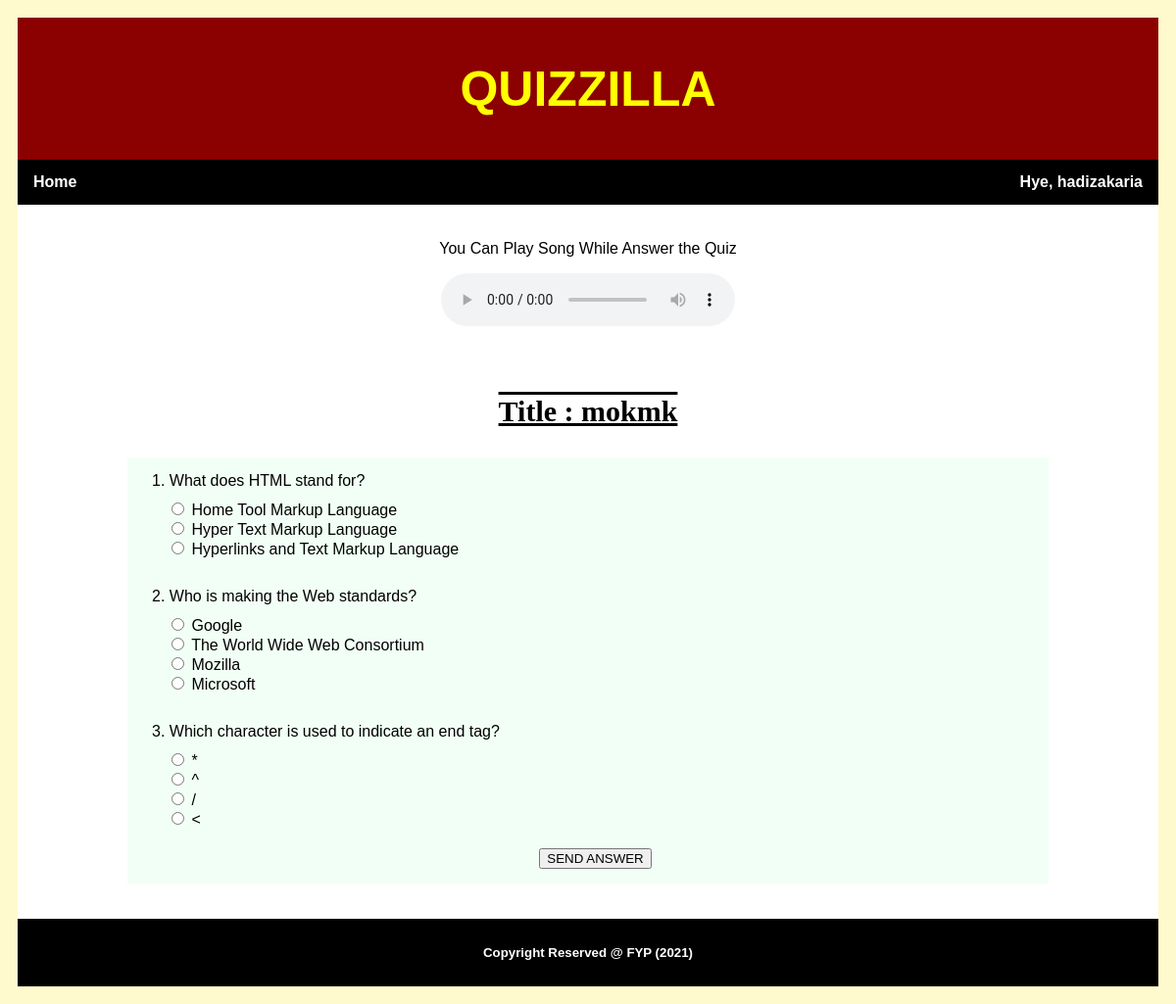
Screenshot of /answer_quiz.php?idQ=io (signed in) with the database file from the repository.
### tables this page shows
CREATE TABLE `teacher` (
  `email` varchar(255) NOT NULL,
  `password` varchar(255) NOT NULL,
  `name` varchar(255) NOT NULL
);

CREATE TABLE `quiz` (
  `id_quiz` varchar(7) NOT NULL,
  `title_quiz` varchar(255) NOT NULL,
  `email_teacher` varchar(255) NOT NULL
);

CREATE TABLE `question` (
  `id_question` int(3) NOT NULL,
  `question` varchar(255) NOT NULL,
  `answer` varchar(100) NOT NULL,
  `option_a` varchar(100) NOT NULL,
  `option_b` varchar(100) NOT NULL,
  `option_c` varchar(100) DEFAULT NULL,
  `option_d` varchar(100) DEFAULT NULL,
  `id_quiz` varchar(7) NOT NULL
);

### session.php (called while the page is built, shortened)
<?php
include ('db_conn.php');
$email = $_SESSION['email'];
$cat = $_SESSION['category'];
if ($cat == "T") {
	$table = "teacher";
} else {
	$table = "student"; }
$mysql = mysqli_query($conn, "SELECT * FROM $table WHERE email='$email'");
$row = mysqli_fetch_array($mysql);
$name = $row['name'];
?>

### answer_quiz.php (the view, shortened to what this page needs)
<html>
<head>
</head>
<body>
<?php
include ("header.php");
include ("topnav.php");
$idquiz = $_GET['idQ'];
$sql_quiz = "SELECT * FROM quiz WHERE id_quiz = '$idquiz'";
$result_quiz = mysqli_query($conn, $sql_quiz) or die(mysql_error());
$row_quiz = mysqli_fetch_array($result_quiz);
?>
<div id="mainbody">
<html>
<body>
<center>
<p>You Can Play Song While Answer the Quiz</p>
<audio controls loop>
 <source src="Relaxing Sound.mp3" type="audio/mpeg"/>
</audio>
</center>
</body>
</html>
</div>
<div id="mainbody">
<form action="check_quiz.php?idQ=<?php echo $idquiz; ?>" method="POST">
<div id="title">
	<p>Title : <?php echo $row_quiz['title_quiz']; ?></p>
</div>
<?php
$no = 0;
$sql = "SELECT * FROM question WHERE id_quiz = '$idquiz'";
$result = mysqli_query($conn, $sql) or die(mysql_error());
while($row = mysqli_fetch_assoc($result))
{
	$no++;
	if (empty($row['option_c']))
	{ $optionC = ""; }
	else
	{
		$optionC = '<input type="radio" name="select['.$row['id_question'].']"
							value="'.$row['option_c'].'">';
	}
	if (empty($row['option_d']))
	{ $optionD = ""; }
	else
	{
		$optionD = '<input type="radio" name="select['.$row['id_question'].']"
							value="'.$row['option_d'].'">';
	}
?>
<table cellpadding=5px>
<tr>
	<td style="width: 20px"></td>
	<td style="width: 15px"></td>
	<td></td>
	<td style="width: 20px"></td>
</tr>
<tr>
	<td></td>
	<td colspan="2" width="900"><?php echo $no.". ".$row["question"]; ?>
		</td>
	<td></td>
</tr>
<tr>
	<td></td>
	<td></td>
	<td><input type="radio" name="select[<?php echo $row ['id_question'];?>]"
			   value="<?php echo $row['option_a']; ?>" required>
		<?php echo $row['option_a']; ?>
		<br>
		<input type="radio" name="select[<?php echo $row ['id_question'];?>]"
			   value="<?php echo $row['option_b']; ?>">
		<?php echo $row['option_b']; ?>
		<br><?php echo $optionC; ?> <?php echo $row['option_c']; ?>
		<br><?php echo $optionD; ?> <?php echo $row['option_d']; ?></td>
	<td></td>
</tr>
<tr>
	<td></td>
	<td></td>
	<td></td>
	<td></td>
</tr><?php	}	?>
<tr>
	<td></td>
	<td></td>
	<td align="center"><input type="submit" name="send"
							  value="SEND ANSWER"></td>
	<td></td>
</tr>
<tr>
	<td></td>
	<td></td>
	<td></td>
	<td></td>
</tr>
</table>
</form>
</div>
<?php
include ("footer.php");
?>
</body>
</html>

### header.php (shortened to what this page needs)
<html>
<head><title>..:: QUIZZILLA ::..</title>
</head>
<body>
<div id="header"><h1>QUIZZILLA</h1></div>
</body>
</html>

### topnav.php (shortened to what this page needs)
<?php
include('session.php');
?>
<html>
<head>
</head>
<body>
<ul>
	<li><a href="quiz_collection.php">Home</a></li>
	<li class="dropdown">
	<a href="#" class="dropbtn">Hye, <?php echo $name; ?></a>
	</li>
</ul>
</body>
</html>

### footer.php (shortened to what this page needs)
<html>
<head>
</head>
<body>
<div id="footer">
	<h5>Copyright Reserved @ FYP (2021)</h5>
</div>
</body>
</html>

### answer_quiz.php (style rules this page uses)
#mainbody { background-color: white; padding: 20px; }
#title { font-size: 30px; font-family: Tw Cen MT Condensed; font-weight: bold; text-decoration: underline overline; text-align: center; }
table { border-collapse: collapse; margin: auto; background-color: #f2fff6; }

### header.php (style rules this page uses)
* { box-sizing: border-box; }
body { background: lemonchiffon; font-family: Arial; padding: 10px; }
#header { padding: 10px; text-align: center; color: yellow; background: darkred; }
#header h1 { font-size: 50px; font-weight: bold; }

### topnav.php (style rules this page uses)
ul { list-style-type: none; margin: 0; padding: 0; overflow: hidden; background-color: black; }
li { float: left; }
li a, .dropbtn { display: inline-block; color: white; text-align: center; padding: 14px 16px; text-decoration: none; font-weight: bold; }
li.dropdown { display: inline-block; float:right; }

### footer.php (style rules this page uses)
#footer { text-align: center; justify-content: center; color : white; background: black; padding: 5px; }

### rows the page displays
teacher: name "hadizakaria"
quiz: title_quiz "mokmk"
question: question "What does HTML stand for?", option_a "Home Tool Markup Language", option_b "Hyper Text Markup Language", option_c "Hyperlinks and Text Markup Language"
question: question "Who is making the Web standards?", option_a "Google", option_b "The World Wide Web Consortium", option_c "Mozilla", option_d "Microsoft"
question: question "Which character is used to indicate an end tag?", option_a "*", option_b "^", option_c "/", option_d "<"
